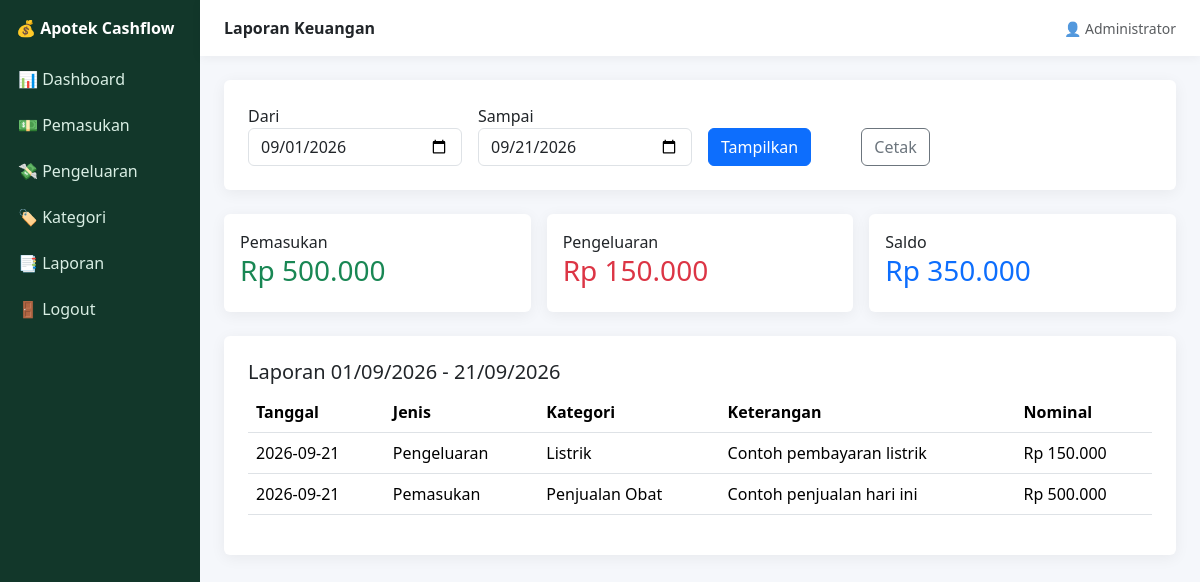
Screenshot of /laporan.php (signed in) with the database file from the repository.
### tables this page shows
CREATE TABLE transaksi(id INT AUTO_INCREMENT PRIMARY KEY,tanggal DATE NOT NULL,jenis ENUM('pemasukan','pengeluaran') NOT NULL,kategori_id INT NOT NULL,nominal DECIMAL(15,2) NOT NULL,keterangan TEXT,user_id INT NOT NULL,created_at TIMESTAMP DEFAULT CURRENT_TIMESTAMP,FOREIGN KEY(kategori_id) REFERENCES kategori(id),FOREIGN KEY(user_id) REFERENCES users(id));

CREATE TABLE kategori(id INT AUTO_INCREMENT PRIMARY KEY,nama VARCHAR(100) NOT NULL,jenis ENUM('pemasukan','pengeluaran') NOT NULL);

### laporan.php (the view)
<?php require_once __DIR__.'/config/auth.php';$pageTitle='Laporan Keuangan';$awal=$_GET['awal']??date('Y-m-01');$akhir=$_GET['akhir']??date('Y-m-d');$s=$pdo->prepare("SELECT COALESCE(SUM(CASE WHEN jenis='pemasukan' THEN nominal ELSE 0 END),0) masuk,COALESCE(SUM(CASE WHEN jenis='pengeluaran' THEN nominal ELSE 0 END),0) keluar FROM transaksi WHERE tanggal BETWEEN ? AND ?");$s->execute([$awal,$akhir]);$sum=$s->fetch();$s=$pdo->prepare("SELECT t.*,k.nama kategori FROM transaksi t JOIN kategori k ON k.id=t.kategori_id WHERE t.tanggal BETWEEN ? AND ? ORDER BY t.tanggal DESC,t.id DESC");$s->execute([$awal,$akhir]);$data=$s->fetchAll();function rpl($n){return 'Rp '.number_format($n,0,',','.');}include __DIR__.'/partials/header.php';?><div class="card p-4 mb-4"><form class="row g-3 align-items-end"><div class="col-md-3"><label>Dari</label><input type="date" name="awal" value="<?=$awal?>" class="form-control"></div><div class="col-md-3"><label>Sampai</label><input type="date" name="akhir" value="<?=$akhir?>" class="form-control"></div><div class="col-md-2"><button class="btn btn-primary">Tampilkan</button></div><div class="col-md-2"><button type="button" onclick="window.print()" class="btn btn-outline-secondary">Cetak</button></div></form></div><div class="row g-3 mb-4"><div class="col-md-4"><div class="card p-3"><div>Pemasukan</div><h3 class="income"><?=rpl($sum['masuk'])?></h3></div></div><div class="col-md-4"><div class="card p-3"><div>Pengeluaran</div><h3 class="expense"><?=rpl($sum['keluar'])?></h3></div></div><div class="col-md-4"><div class="card p-3"><div>Saldo</div><h3 class="balance"><?=rpl($sum['masuk']-$sum['keluar'])?></h3></div></div></div><div class="card p-4"><h5>Laporan <?=date('d/m/Y',strtotime($awal))?> - <?=date('d/m/Y',strtotime($akhir))?></h5><table class="table"><thead><tr><th>Tanggal</th><th>Jenis</th><th>Kategori</th><th>Keterangan</th><th>Nominal</th></tr></thead><tbody><?php foreach($data as $r):?><tr><td><?=$r['tanggal']?></td><td><?=ucfirst($r['jenis'])?></td><td><?=htmlspecialchars($r['kategori'])?></td><td><?=htmlspecialchars($r['keterangan']?:'-')?></td><td><?=rpl($r['nominal'])?></td></tr><?php endforeach;?></tbody></table></div><?php include __DIR__.'/partials/footer.php';?>

### partials/header.php (style rules this page uses)
body { background:#f5f7fb }
.card { border:0;box-shadow:0 3px 15px rgba(0,0,0,.06) }
.income { color:#198754 }
.expense { color:#dc3545 }
.balance { color:#0d6efd }

### rows the page displays
transaksi: tanggal "2026-09-21", jenis "Pengeluaran", kategori.nama "Listrik", keterangan "Contoh pembayaran listrik", nominal "Rp 150.000"
transaksi: tanggal "2026-09-21", jenis "Pemasukan", kategori.nama "Penjualan Obat", keterangan "Contoh penjualan hari ini", nominal "Rp 500.000"

### other values shown
$pageTitle "Laporan Keuangan"
$_SESSION['user']['nama'] "Administrator"
rpl($sum['masuk']) "Rp 500.000"
rpl($sum['keluar']) "Rp 150.000"
rpl($sum['masuk']-$sum['keluar']) "Rp 350.000"
date('d/m/Y',strtotime($awal)) "01/09/2026"
date('d/m/Y',strtotime($akhir)) "21/09/2026"
